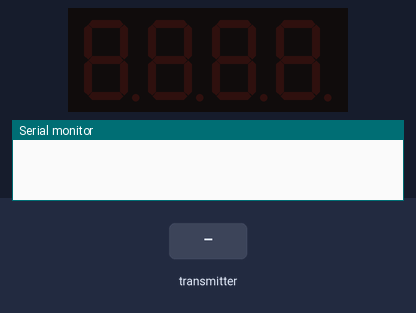
Simulated run of this sketch. Board: ESP8266 (NodeMCU). On the bench: 4-digit seven-segment display, the last lines printed to the serial monitor. The inputs (shaded band) are chosen by the test bench.

Above: at 1.2 s.
1.3 s: the transmitter starts sending soilTemp = 0
At 1.8 s:
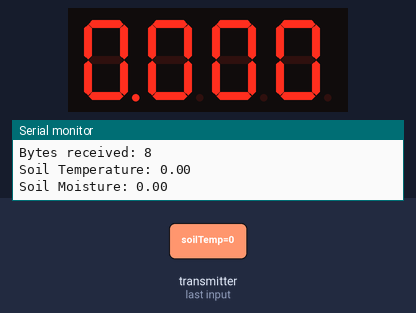
2.8 s: the transmitter starts sending soilTemp = 25
At 4.1 s:
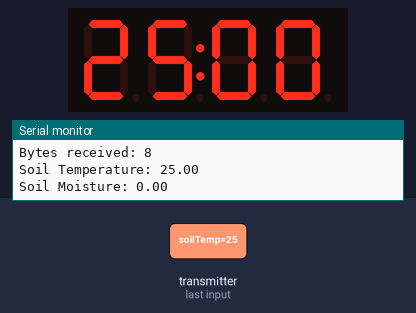
Timing chart, 0 to 5.8 s (numbered marks = the images above; inputs shaded):
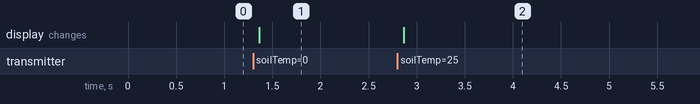

The sketch:

WiggleAlertDisplay.ino
```cpp
#include <ESP8266WiFi.h>
#include <espnow.h>
#include <TM1637TinyDisplay.h>

// Define Digital Pins LED Display
#define CLK D2
#define DIO D3

TM1637TinyDisplay display(CLK, DIO);

// Structure to receive data
typedef struct struct_message {
  float soilTemp;
  float soilMoisture;
} struct_message;

// Create a struct_message called myData
struct_message myData;

// Callback function that will be executed when data is received
void OnDataRecv(uint8_t * mac, uint8_t *incomingData, uint8_t len) {
  memcpy(&myData, incomingData, sizeof(myData));
  Serial.print("Bytes received: ");
  Serial.println(len);

  Serial.print("Soil Temperature: ");
  Serial.println(myData.soilTemp);

  display.showNumber(myData.soilTemp);

  Serial.print("Soil Moisture: ");
  Serial.println(myData.soilMoisture);

  Serial.println();
}

void setup() {
  // Initialize Serial Monitor
  Serial.begin(115200);

  // Initialize Display
  display.begin();

  // Set device as a Wi-Fi Station
  WiFi.mode(WIFI_STA);

  // Init ESP-NOW
  if (esp_now_init() != 0) {
    Serial.println("Error initializing ESP-NOW");
    return;
  }

  // Once ESPNow is successfully Init, we will register for recv CB to
  // get recv packer info
  esp_now_set_self_role(ESP_NOW_ROLE_SLAVE);
  esp_now_register_recv_cb(OnDataRecv);
}

void loop() {
}
```

Measured:
- after the input at 1.3 s, the display: changes after 0.06 s (image 1)
- after the input at 2.8 s, the display: changes after 0.06 s (image 2)
